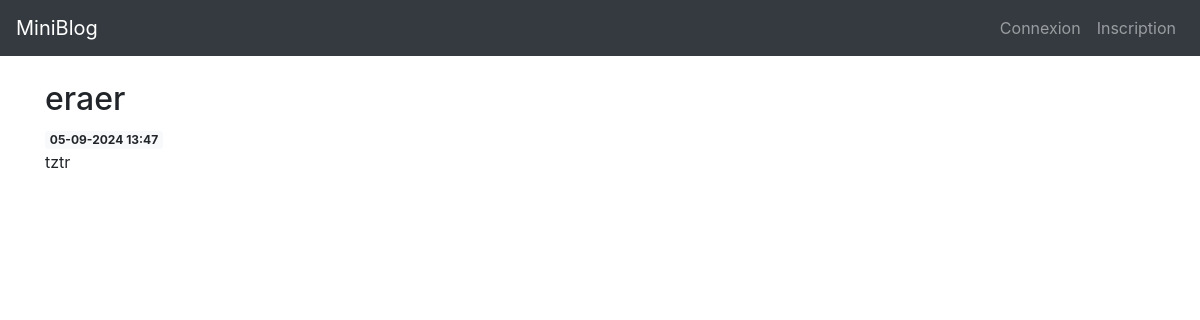
Before: /posts/14 with the older database file.
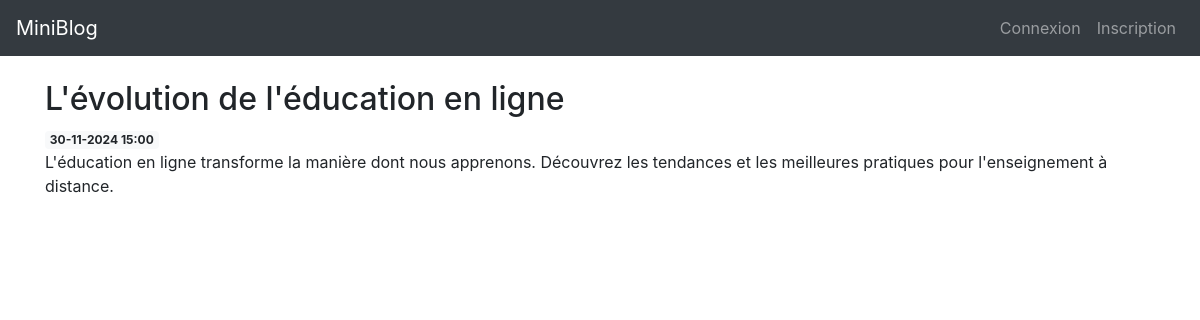
After: the same page with the newer database file.
### app/models.py (models this page shows, shortened)
class Post(db.Model):
    id = db.Column(db.Integer, primary_key=True)
    created = db.Column(db.DateTime, nullable=False, default=datetime.now)
    title = db.Column(db.String(200), nullable=False)
    content = db.Column(db.Text, nullable=False)
    user_id = db.Column(db.Integer, db.ForeignKey('user.id'), nullable=False)
    @property
    def formatted_created(self):
        return self.created.strftime("%d-%m-%Y %H:%M")

### app/posts/routes.py (the view)
@bp.route('/<int:post_id>')
def post(post_id):
    post = Post.query.get_or_404(post_id)
    return render_template('post.html', post=post)

### app/templates/post.html (shortened to what this page needs)
{% extends 'base.html' %}
{% block content %}
<h2>{% block title %} {{ post.title }} {% endblock %}</h2>
<span class="badge badge-light">{{ post.formatted_created }}</span>
<p>{{ post.content }}</p>
{% endblock %}

Changed rows visible on the page:
changed Post: title "eraer" → "L'évolution de l'éducation en ligne"; formatted_created "05-09-2024 13:47" → "30-11-2024 15:00"; content "tztr" → "L'éducation en ligne transforme la manière dont nous apprenons. Découvrez les tendances et les meilleures pratiques pour l'enseignement à distance."
